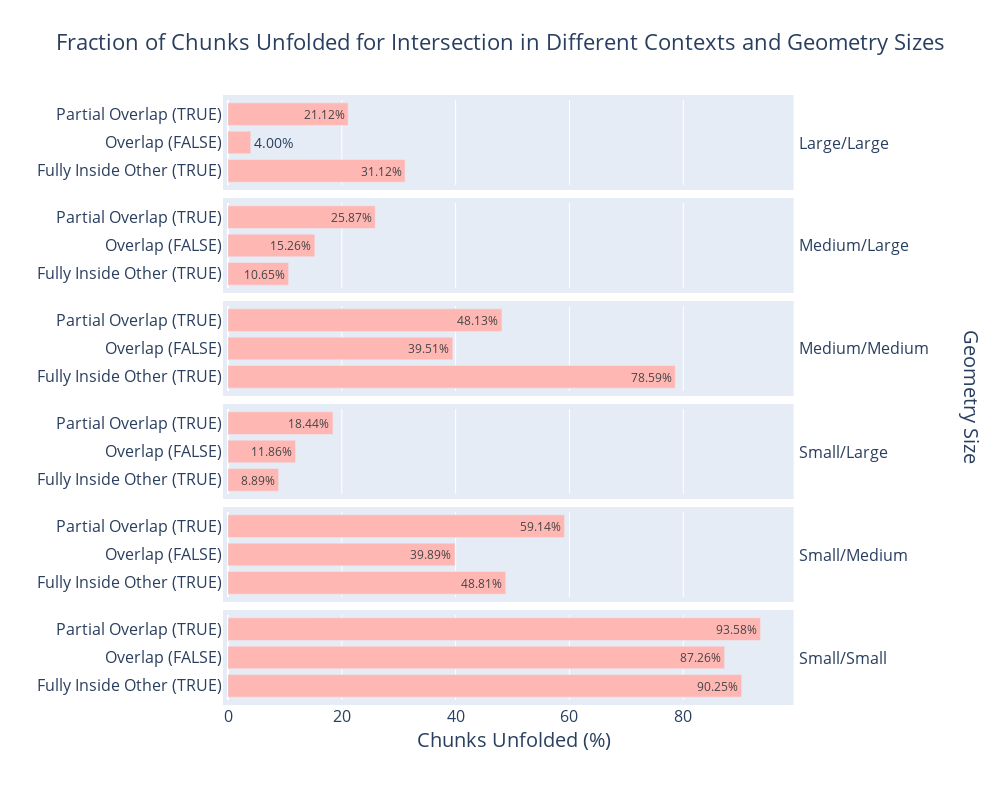

Write notebook code for a chart like this one.
### Markdown cell above
#### (%) Unfolding of chunks

### Code cell
plot_chunk_unfolded_frac(chunk_unfolded_df, is_predicate=False, is_baseline=False)

### Figure 1 — Plotly figure (JSON) as saved in the notebook; plotly's stock layout.template omitted (floating-point values rounded to 4 significant figures)
{"data": [{"alignmentgroup": "True", "hovertemplate": "Geometry Sizes=Large/Large<br>chk_fraction_unfolded=%{text}<br>Context=%{y}<extra></extra>", "legendgroup": "", "marker": {"color": "rgb(255,183,180)", "pattern": {"shape": ""}}, "name": "", "offsetgroup": "", "orientation": "h", "showlegend": false, "text": [31.12, 3.999, 21.12], "textfont": {"size": 14}, "textposition": "auto", "texttemplate": "%{text:.2f}%", "type": "bar", "x": [31.12, 3.999, 21.12], "xaxis": "x6", "y": ["Fully Inside Other (TRUE)", "Overlap (FALSE)", "Partial Overlap (TRUE)"], "yaxis": "y6"}, {"alignmentgroup": "True", "hovertemplate": "Geometry Sizes=Medium/Large<br>chk_fraction_unfolded=%{text}<br>Context=%{y}<extra></extra>", "legendgroup": "", "marker": {"color": "rgb(255,183,180)", "pattern": {"shape": ""}}, "name": "", "offsetgroup": "", "orientation": "h", "showlegend": false, "text": [10.65, 15.26, 25.87], "textfont": {"size": 14}, "textposition": "auto", "texttemplate": "%{text:.2f}%", "type": "bar", "x": [10.65, 15.26, 25.87], "xaxis": "x5", "y": ["Fully Inside Other (TRUE)", "Overlap (FALSE)", "Partial Overlap (TRUE)"], "yaxis": "y5"}, {"alignmentgroup": "True", "hovertemplate": "Geometry Sizes=Medium/Medium<br>chk_fraction_unfolded=%{text}<br>Context=%{y}<extra></extra>", "legendgroup": "", "marker": {"color": "rgb(255,183,180)", "pattern": {"shape": ""}}, "name": "", "offsetgroup": "", "orientation": "h", "showlegend": false, "text": [78.59, 39.51, 48.13], "textfont": {"size": 14}, "textposition": "auto", "texttemplate": "%{text:.2f}%", "type": "bar", "x": [78.59, 39.51, 48.13], "xaxis": "x4", "y": ["Fully Inside Other (TRUE)", "Overlap (FALSE)", "Partial Overlap (TRUE)"], "yaxis": "y4"}, {"alignmentgroup": "True", "hovertemplate": "Geometry Sizes=Small/Large<br>chk_fraction_unfolded=%{text}<br>Context=%{y}<extra></extra>", "legendgroup": "", "marker": {"color": "rgb(255,183,180)", "pattern": {"shape": ""}}, "name": "", "offsetgroup": "", "orientation": "h", "showlegend": false, "text": [8.888, 11.86, 18.44], "textfont": {"size": 14}, "textposition": "auto", "texttemplate": "%{text:.2f}%", "type": "bar", "x": [8.888, 11.86, 18.44], "xaxis": "x3", "y": ["Fully Inside Other (TRUE)", "Overlap (FALSE)", "Partial Overlap (TRUE)"], "yaxis": "y3"}, {"alignmentgroup": "True", "hovertemplate": "Geometry Sizes=Small/Medium<br>chk_fraction_unfolded=%{text}<br>Context=%{y}<extra></extra>", "legendgroup": "", "marker": {"color": "rgb(255,183,180)", "pattern": {"shape": ""}}, "name": "", "offsetgroup": "", "orientation": "h", "showlegend": false, "text": [48.81, 39.89, 59.14], "textfont": {"size": 14}, "textposition": "auto", "texttemplate": "%{text:.2f}%", "type": "bar", "x": [48.81, 39.89, 59.14], "xaxis": "x2", "y": ["Fully Inside Other (TRUE)", "Overlap (FALSE)", "Partial Overlap (TRUE)"], "yaxis": "y2"}, {"alignmentgroup": "True", "hovertemplate": "Geometry Sizes=Small/Small<br>chk_fraction_unfolded=%{text}<br>Context=%{y}<extra></extra>", "legendgroup": "", "marker": {"color": "rgb(255,183,180)", "pattern": {"shape": ""}}, "name": "", "offsetgroup": "", "orientation": "h", "showlegend": false, "text": [90.25, 87.26, 93.58], "textfont": {"size": 14}, "textposition": "auto", "texttemplate": "%{text:.2f}%", "type": "bar", "x": [90.25, 87.26, 93.58], "xaxis": "x", "y": ["Fully Inside Other (TRUE)", "Overlap (FALSE)", "Partial Overlap (TRUE)"], "yaxis": "y"}], "layout": {"annotations": [{"font": {"size": 16}, "showarrow": false, "text": "  Small/Small", "textangle": 0, "x": 0.98, "xanchor": "left", "xref": "paper", "y": 0.07083, "yanchor": "middle", "yref": "paper"}, {"font": {"size": 16}, "showarrow": false, "text": "  Small/Medium", "textangle": 0, "x": 0.98, "xanchor": "left", "xref": "paper", "y": 0.2425, "yanchor": "middle", "yref": "paper"}, {"font": {"size": 16}, "showarrow": false, "text": "  Small/Large", "textangle": 0, "x": 0.98, "xanchor": "left", "xref": "paper", "y": 0.4142, "yanchor": "middle", "yref": "paper"}, {"font": {"size": 16}, "showarrow": false, "text": "  Medium/Medium", "textangle": 0, "x": 0.98, "xanchor": "left", "xref": "paper", "y": 0.5858, "yanchor": "middle", "yref": "paper"}, {"font": {"size": 16}, "showarrow": false, "text": "  Medium/Large", "textangle": 0, "x": 0.98, "xanchor": "left", "xref": "paper", "y": 0.7575, "yanchor": "middle", "yref": "paper"}, {"font": {"size": 16}, "showarrow": false, "text": "  Large/Large", "textangle": 0, "x": 0.98, "xanchor": "left", "xref": "paper", "y": 0.9292, "yanchor": "middle", "yref": "paper"}, {"font": {"size": 20}, "showarrow": false, "text": "Chunks Unfolded (%)", "x": 0.5, "xanchor": "center", "xref": "paper", "y": -0.04, "yanchor": "top", "yref": "paper"}, {"font": {"size": 20}, "showarrow": false, "text": "Geometry Size", "textangle": 90, "x": 1.3, "xanchor": "center", "xref": "paper", "y": 0.62, "yanchor": "top", "yref": "paper"}, {"font": {"size": 20}, "showarrow": false, "text": "Bounding Box Context", "textangle": -90, "x": -0.43, "xanchor": "center", "xref": "paper", "y": 0.5, "yanchor": "middle", "yref": "paper"}], "barmode": "relative", "height": 800, "legend": {"font": {"size": 16}, "orientation": "h", "tracegroupgap": 0, "x": 0.5, "xanchor": "left", "y": 1, "yanchor": "top"}, "margin": {"b": 100, "l": 100, "pad": 5, "r": 200, "t": 100}, "title": {"font": {"size": 22}, "text": "Fraction of Chunks Unfolded for Intersection in Different Contexts and Geometry Sizes", "x": 0.5}, "width": 1000, "xaxis": {"anchor": "y", "domain": [0, 0.98], "tickfont": {"size": 16}, "title": {"text": ""}}, "xaxis2": {"anchor": "y2", "domain": [0, 0.98], "matches": "x", "showticklabels": false, "tickfont": {"size": 16}, "title": {"text": ""}}, "xaxis3": {"anchor": "y3", "domain": [0, 0.98], "matches": "x", "showticklabels": false, "tickfont": {"size": 16}, "title": {"text": ""}}, "xaxis4": {"anchor": "y4", "domain": [0, 0.98], "matches": "x", "showticklabels": false, "tickfont": {"size": 16}, "title": {"text": ""}}, "xaxis5": {"anchor": "y5", "domain": [0, 0.98], "matches": "x", "showticklabels": false, "tickfont": {"size": 16}, "title": {"text": ""}}, "xaxis6": {"anchor": "y6", "domain": [0, 0.98], "matches": "x", "showticklabels": false, "tickfont": {"size": 16}, "title": {"text": ""}}, "yaxis": {"anchor": "x", "domain": [0, 0.1417], "showticklabels": true, "tickfont": {"size": 16}, "title": {"text": ""}, "visible": true}, "yaxis2": {"anchor": "x2", "domain": [0.1717, 0.3133], "matches": "y", "showticklabels": true, "tickfont": {"size": 16}, "title": {"text": ""}, "visible": true}, "yaxis3": {"anchor": "x3", "domain": [0.3433, 0.485], "matches": "y", "showticklabels": true, "tickfont": {"size": 16}, "title": {"text": ""}, "visible": true}, "yaxis4": {"anchor": "x4", "domain": [0.515, 0.6567], "matches": "y", "showticklabels": true, "tickfont": {"size": 16}, "title": {"text": ""}, "visible": true}, "yaxis5": {"anchor": "x5", "domain": [0.6867, 0.8283], "matches": "y", "showticklabels": true, "tickfont": {"size": 16}, "title": {"text": ""}, "visible": true}, "yaxis6": {"anchor": "x6", "domain": [0.8583, 1], "matches": "y", "showticklabels": true, "tickfont": {"size": 16}, "title": {"text": ""}, "visible": true}}}
